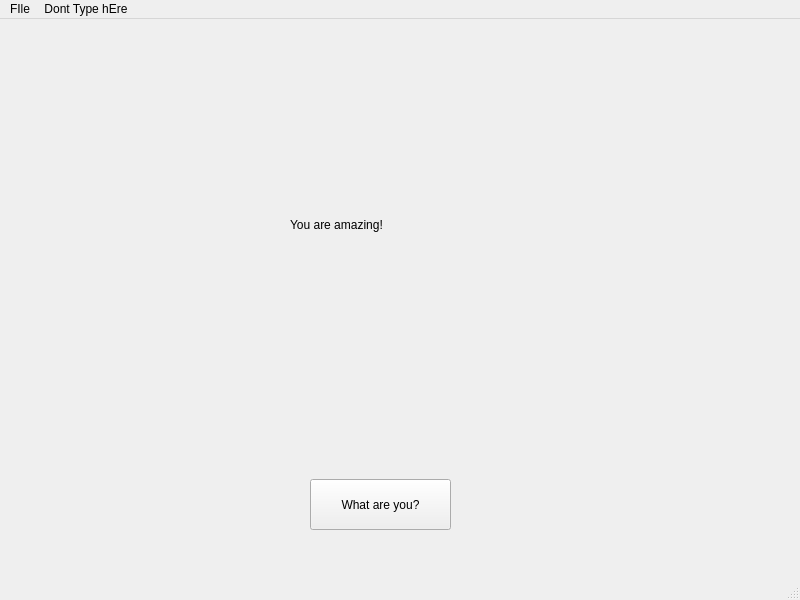
<?xml version="1.0" encoding="UTF-8"?>
<ui version="4.0">
 <class>MainWindow</class>
 <widget class="QMainWindow" name="MainWindow">
  <property name="geometry">
   <rect>
    <x>0</x>
    <y>0</y>
    <width>800</width>
    <height>600</height>
   </rect>
  </property>
  <property name="windowTitle">
   <string>MainWindow</string>
  </property>
  <widget class="QWidget" name="centralwidget">
   <widget class="QPushButton" name="button_1">
    <property name="geometry">
     <rect>
      <x>310</x>
      <y>460</y>
      <width>141</width>
      <height>51</height>
     </rect>
    </property>
    <property name="text">
     <string>What are you?</string>
    </property>
   </widget>
   <widget class="QLabel" name="label_1">
    <property name="geometry">
     <rect>
      <x>290</x>
      <y>170</y>
      <width>201</width>
      <height>71</height>
     </rect>
    </property>
    <property name="text">
     <string>You are amazing!</string>
    </property>
    <property name="textFormat">
     <enum>Qt::PlainText</enum>
    </property>
   </widget>
  </widget>
  <widget class="QMenuBar" name="menubar">
   <property name="geometry">
    <rect>
     <x>0</x>
     <y>0</y>
     <width>800</width>
     <height>22</height>
    </rect>
   </property>
   <widget class="QMenu" name="menuFIle">
    <property name="title">
     <string>FIle</string>
    </property>
    <addaction name="actionYay"/>
    <addaction name="actionNo_Way"/>
    <addaction name="actionHow_fun"/>
   </widget>
   <widget class="QMenu" name="menuDont_Type_hEre">
    <property name="title">
     <string>Dont Type hEre</string>
    </property>
    <addaction name="actionWhy"/>
   </widget>
   <addaction name="menuFIle"/>
   <addaction name="menuDont_Type_hEre"/>
  </widget>
  <widget class="QStatusBar" name="statusbar"/>
  <action name="actionYay">
   <property name="text">
    <string>Yay</string>
   </property>
  </action>
  <action name="actionNo_Way">
   <property name="text">
    <string>No Way!</string>
   </property>
  </action>
  <action name="actionHow_fun">
   <property name="text">
    <string>How fun!</string>
   </property>
  </action>
  <action name="actionWhy">
   <property name="text">
    <string>Why!</string>
   </property>
  </action>
 </widget>
 <resources/>
 <connections/>
</ui>
